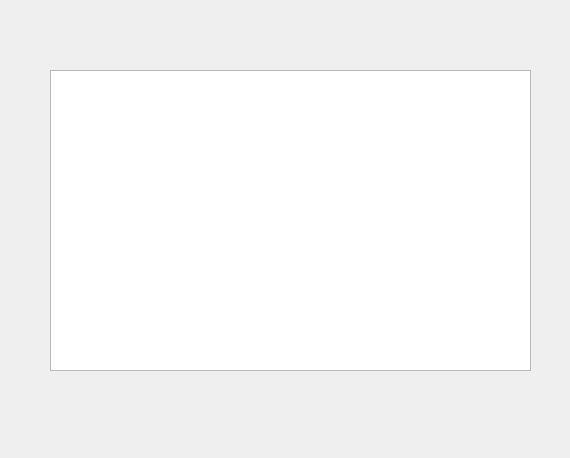
<?xml version="1.0" encoding="UTF-8"?>
<ui version="4.0">
 <class>Form</class>
 <widget class="QWidget" name="Form">
  <property name="geometry">
   <rect>
    <x>0</x>
    <y>0</y>
    <width>570</width>
    <height>458</height>
   </rect>
  </property>
  <property name="windowTitle">
   <string>Form</string>
  </property>
  <property name="styleSheet">
   <string notr="true">QLineEdit{
border-radius:5px;
}</string>
  </property>
  <widget class="QTableWidget" name="tableWidget">
   <property name="geometry">
    <rect>
     <x>50</x>
     <y>70</y>
     <width>481</width>
     <height>301</height>
    </rect>
   </property>
  </widget>
 </widget>
 <resources/>
 <connections/>
</ui>
